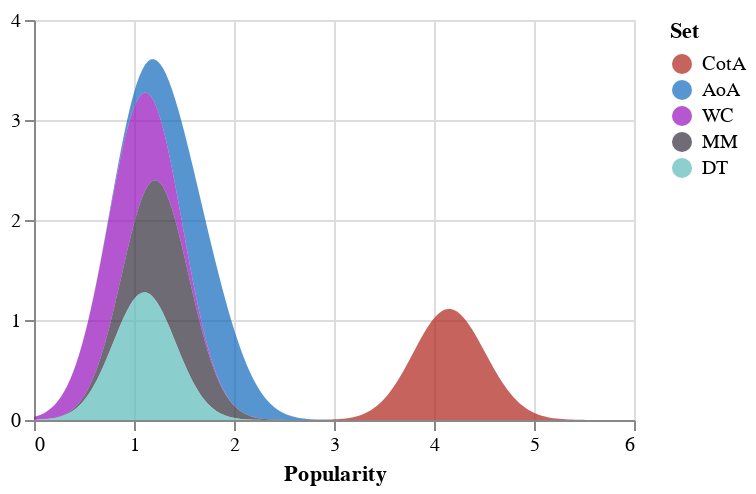

This figure's notebook cell:
### Code cell
interest_plot = (
    alt.Chart(set_interest_df)
    .transform_fold(
        list(set_interest_df.columns),
        as_=["Set", "value"],
    )
    .transform_density(density="value", bandwidth=0.3, groupby=["Set"], extent=[0, 6])
    .mark_area(opacity=0.7)
    .encode(
        alt.X("value:Q", title="Popularity"),
        alt.Y("density:Q", title=""),
        alt.Color(
            "Set:N",
            sort=list(set_interest_df.columns),
            scale=alt.Scale(domain=list(set_interest_df.columns), range=color_range_),
        ),
        tooltip=["Set:N"],
    )
)
interest_plot.properties(width="container").save(
    "./altair_output/model_6_set_interest.json"
)

interest_plot.properties(width=300, height=200)

### Figure 1 — Vega-Lite specification as saved in the notebook (floating-point values rounded to 4 significant figures; data arrays with more than 128 entries replaced by an {"elided": "..."} marker saying what was removed)
{"config": {"view": {"continuousWidth": 400, "continuousHeight": 300}}, "data": {"name": "data-b5ad9884a8b80d4ce8b99679940e09d0"}, "mark": {"type": "area", "opacity": 0.7}, "encoding": {"color": {"type": "nominal", "field": "Set", "scale": {"domain": ["CotA", "AoA", "WC", "MM", "DT"], "range": ["#ad2117", "#0f69bd", "#940fbd", "#322d3b", "#5bbab9"]}, "sort": ["CotA", "AoA", "WC", "MM", "DT"]}, "tooltip": [{"type": "nominal", "field": "Set"}], "x": {"type": "quantitative", "field": "value", "title": "Popularity"}, "y": {"type": "quantitative", "field": "density", "title": ""}}, "height": 200, "transform": [{"fold": ["CotA", "AoA", "WC", "MM", "DT"], "as": ["Set", "value"]}, {"density": "value", "bandwidth": 0.3, "extent": [0, 6], "groupby": ["Set"]}], "width": 300, "$schema": "https://vega.github.io/schema/vega-lite/v4.8.1.json", "datasets": {"data-b5ad9884a8b80d4ce8b99679940e09d0": {"elided": "4000 records"}}}
